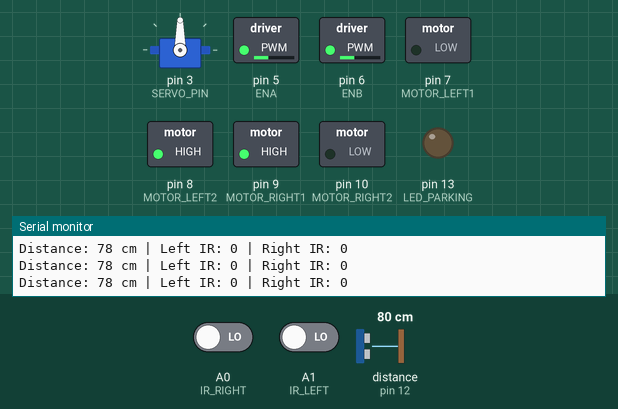
Simulated run of this sketch. Board: Arduino Uno, built with avr-gcc and run on an emulated ATmega328P. Parts: servo, switched loads named in the sketch (green lamp = pin HIGH), output pins drawn as LEDs (lit = HIGH), the last lines printed to the serial monitor. Wiring (inferred from the names in the program): ultrasonic range finder: trigger pin 11; echo pin 12. The test bench sets the inputs (shaded band); at power-on: distance to the obstacle (sensor on pin 12) 80 cm, A0 (IR_RIGHT) LOW, A1 (IR_LEFT) LOW. The echo pulse lasts 58.3 µs per cm; pins used as bus, display or sensor lines are not drawn.

Above: at 1.2 s.
1.3 s: distance to the obstacle (sensor on pin 12) set to 32 cm
4.3 s: distance to the obstacle (sensor on pin 12) set to 27 cm
At 5.4 s:
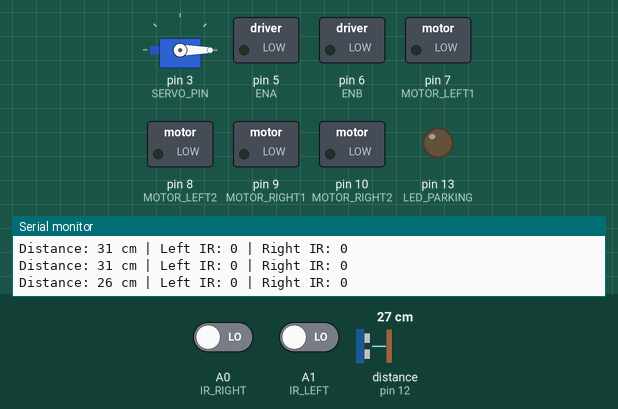
At 6.1 s:
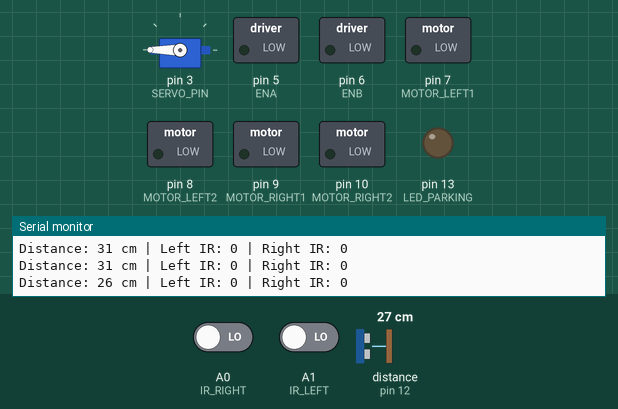
Timing chart, 0 to 13.3 s (numbered marks = the images above; inputs shaded):
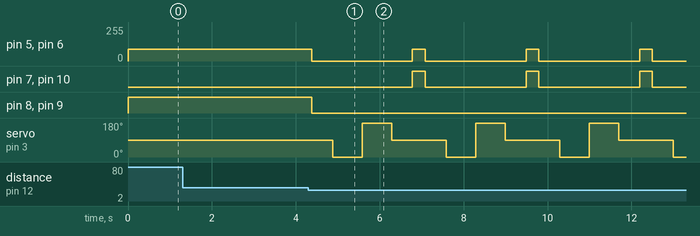

The sketch:

Obstacle_avioding.ino
```cpp
#include <Servo.h>

// Define Pins
#define IR_LEFT A1
#define IR_RIGHT A0
#define TRIG_PIN 11
#define ECHO_PIN 12
#define SERVO_PIN 3
#define MOTOR_LEFT1 7
#define MOTOR_LEFT2 8
#define MOTOR_RIGHT1 9
#define MOTOR_RIGHT2 10
#define LED_PARKING 13
#define ENA 5  // Enable pin for left motor
#define ENB 6  // Enable pin for right motor

Servo servoMotor;  // Servo for obstacle detection

void setup() {
    pinMode(IR_LEFT, INPUT);
    pinMode(IR_RIGHT, INPUT);
    pinMode(TRIG_PIN, OUTPUT);
    pinMode(ECHO_PIN, INPUT);
    pinMode(LED_PARKING, OUTPUT);

    pinMode(MOTOR_LEFT1, OUTPUT);
    pinMode(MOTOR_LEFT2, OUTPUT);
    pinMode(MOTOR_RIGHT1, OUTPUT);
    pinMode(MOTOR_RIGHT2, OUTPUT);
    pinMode(ENA, OUTPUT);
    pinMode(ENB, OUTPUT);

    servoMotor.attach(SERVO_PIN);
    servoMotor.write(90); // Keep servo straight initially

    analogWrite(ENA, 90);  // Set initial speed (0-255)
    analogWrite(ENB, 90);

    Serial.begin(9600);
}

long getDistance() {
    digitalWrite(TRIG_PIN, LOW);
    delayMicroseconds(2);
    digitalWrite(TRIG_PIN, HIGH);
    delayMicroseconds(10);
    digitalWrite(TRIG_PIN, LOW);

    long duration = pulseIn(ECHO_PIN, HIGH);

    if (duration == 0) {
        return 999;  // Return a large value if no valid reading
    }

    return duration * 0.034 / 2;  // Convert to cm
}

void setSpeed(int speed) {
    speed = constrain(speed, 0, 255);  // Ensure speed stays within 0-255
    analogWrite(ENA, speed);
    analogWrite(ENB, speed);
}

void moveForward(int speed = 100) {
    setSpeed(speed);
    digitalWrite(MOTOR_LEFT1, LOW);
    digitalWrite(MOTOR_LEFT2, HIGH);
    digitalWrite(MOTOR_RIGHT1, HIGH);
    digitalWrite(MOTOR_RIGHT2, LOW);
}

void moveBackward(int speed = 100) {
    setSpeed(speed);
    digitalWrite(MOTOR_LEFT1, LOW);
    digitalWrite(MOTOR_LEFT2, HIGH);
    digitalWrite(MOTOR_RIGHT1, LOW);
    digitalWrite(MOTOR_RIGHT2, HIGH);
}

void turnLeft(int speed = 100) {
    setSpeed(speed);
    digitalWrite(MOTOR_LEFT1, LOW);
    digitalWrite(MOTOR_LEFT2, HIGH);
    digitalWrite(MOTOR_RIGHT1, HIGH);
    digitalWrite(MOTOR_RIGHT2, LOW);
    delay(300);
    stopMotors();
}

void turnRight(int speed = 100) {
    setSpeed(speed);
    digitalWrite(MOTOR_LEFT1, HIGH);
    digitalWrite(MOTOR_LEFT2, LOW);
    digitalWrite(MOTOR_RIGHT1, LOW);
    digitalWrite(MOTOR_RIGHT2, HIGH);
    delay(300);
    stopMotors();
}

void stopMotors() {
    setSpeed(0);  // Stop motors completely
    digitalWrite(MOTOR_LEFT1, LOW);
    digitalWrite(MOTOR_LEFT2, LOW);
    digitalWrite(MOTOR_RIGHT1, LOW);
    digitalWrite(MOTOR_RIGHT2, LOW);
}

void loop() {
    long distance = getDistance();
    int leftSensor = digitalRead(IR_LEFT);
    int rightSensor = digitalRead(IR_RIGHT);

    Serial.print("Distance: ");
    Serial.print(distance);
    Serial.print(" cm | Left IR: ");
    Serial.print(leftSensor);
    Serial.print(" | Right IR: ");
    Serial.println(rightSensor);

    // Obstacle Avoidance
    if (distance < 30 && distance > 2) {
        stopMotors();
        delay(500);

        servoMotor.write(0); // Look left
        delay(700); // Allow time for servo to stabilize
        long leftDist = getDistance();

        servoMotor.write(180); // Look right
        delay(700); // Allow time for servo to stabilize
        long rightDist = getDistance();

        servoMotor.write(90); // Reset to center
        delay(500);

        if (leftDist > rightDist) {
            turnLeft(90);
        } else {
            turnRight(90);
        }
    }
    // Parking Slot Detection
    else if (leftSensor == 1 && rightSensor == 1) {
        stopMotors();
        digitalWrite(LED_PARKING, HIGH);
        Serial.println("Parking Complete!");
        while(1);
    }
    else if((leftSensor==0 && rightSensor==0)||(leftSensor==1 && rightSensor==0)||(leftSensor==0 && rightSensor==1)){
      moveForward(90);
    }
    // Line Following Logic
    /*else if (leftSensor == 0 && rightSensor == 1) {
        turnLeft(80);
    }
    else if (leftSensor == 1 && rightSensor == 0) {
        turnRight(80);
    }
    else if (leftSensor == 0 && rightSensor == 0) {
        moveForward(90);  // Adjust speed dynamically
    }*/
}
```

Measured:
- the behaviour switches between 31 and 30 cm on distance to the obstacle (sensor on pin 12) (found by bisection; images 0 and 1)
- after the input at 4.3 s, pin 5 (ENA), pin 6 (ENB): alternates 90/255 for 0.30 s and 0/255 for 2.4 s, starting after 0.08 s
